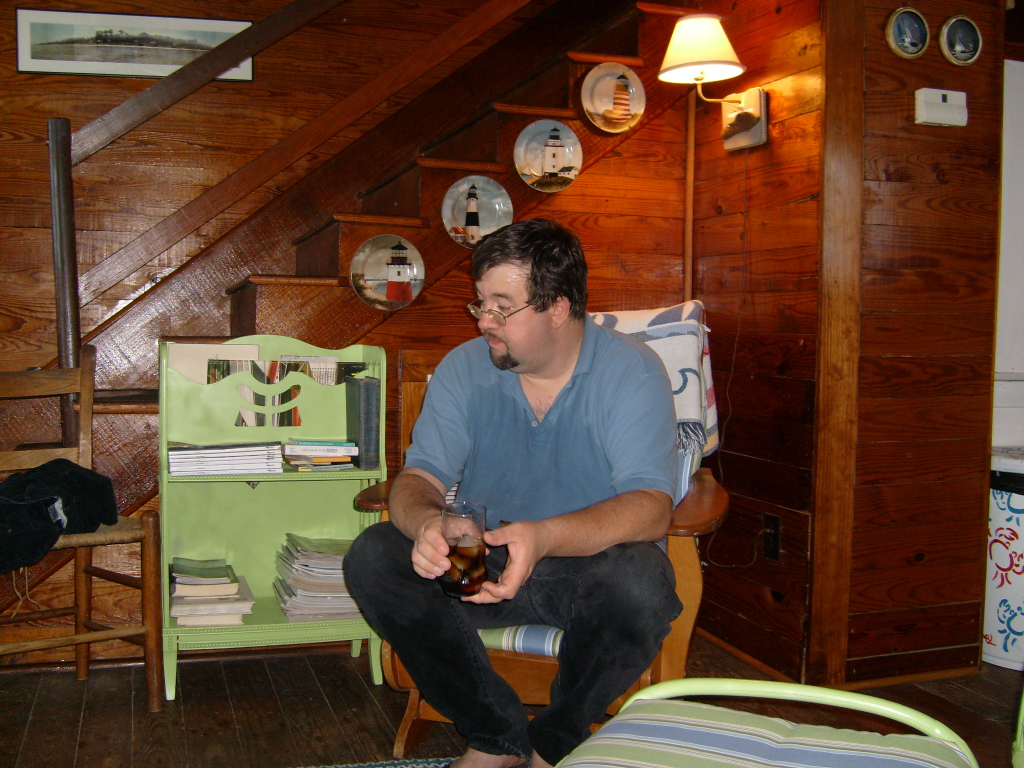
#> input picture scripts/migration/forged_ssot_test.jpg, 3072 x 2304 px (shown at 1/3 size)
$ python eval_pair.py forged_ssot_test.jpg 20230403_04.jpg   (older library calls are emulated)
#> lines starting #> are read from the running program, lines starting #| are printed output that depends on the picture
import cv2
import sys
import json
import os
from skimage.metrics import structural_similarity as ssim

def analyze(proxy_path, master_path):
#> called with proxy_path = 'forged_ssot_test.jpg', master_path = '20230403_04.jpg'
    p_unc = proxy_path
    m_unc = master_path

    if not os.path.exists(p_unc) or not os.path.exists(m_unc):
        print(json.dumps({"error": "File not found"}))
        return

    proxy = cv2.imread(p_unc)
#> proxy is the input picture: shape (2304, 3072, 3); mean B, G, R 46.4, 65.6, 95.9
    master = cv2.imread(m_unc)
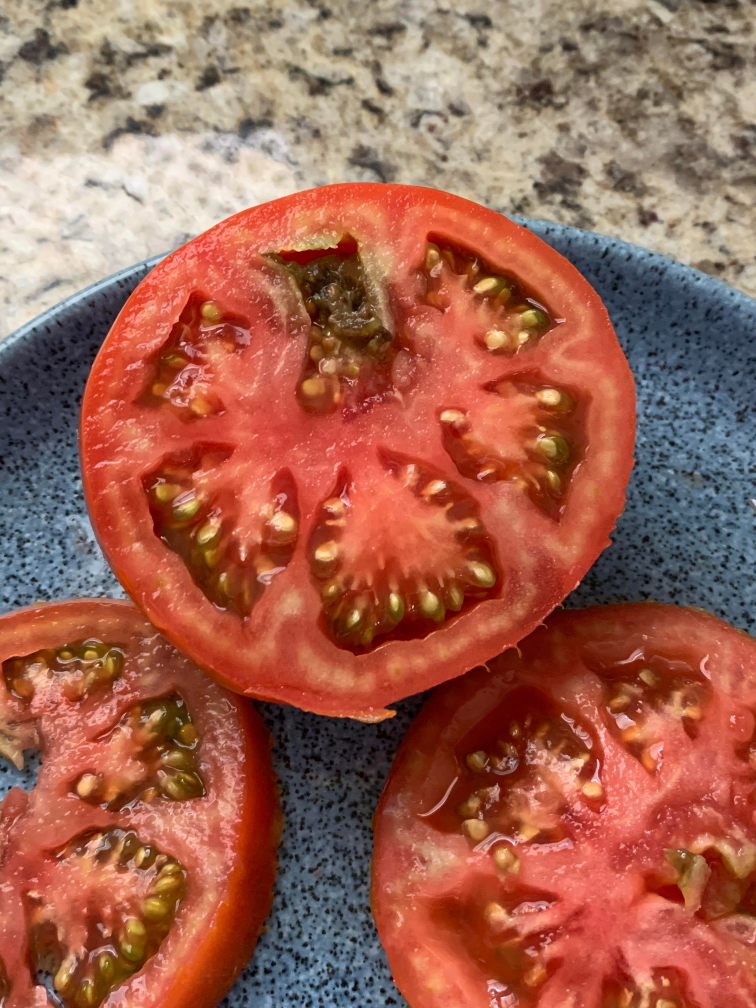
#> input picture scripts/migration/20230403_04.jpg, 3024 x 4032 px (shown at 1/4 size)
#> master is the input picture: shape (4032, 3024, 3); mean B, G, R 81.6, 99.3, 160.5

    if proxy is None or master is None:
        print(json.dumps({"error": "Failed to read image"}))
        return

    p_h, p_w = proxy.shape[:2]
#> p_h = 2304; p_w = 3072

    # Resize master to match proxy exactly for SSIM
    master_resized = cv2.resize(master, (p_w, p_h), interpolation=cv2.INTER_AREA)
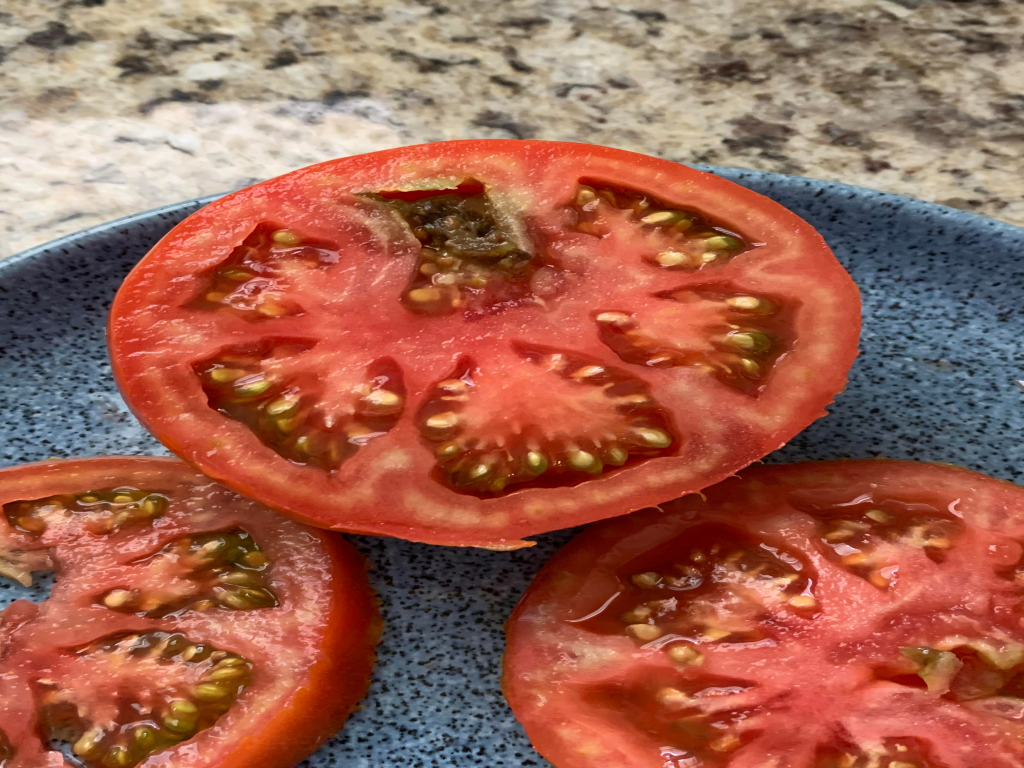
#> master_resized: shape (2304, 3072, 3) (shown at 1/3 size); mean B, G, R 81.5, 99.2, 160.3

    # SSIM
    p_gray = cv2.cvtColor(proxy, cv2.COLOR_BGR2GRAY)
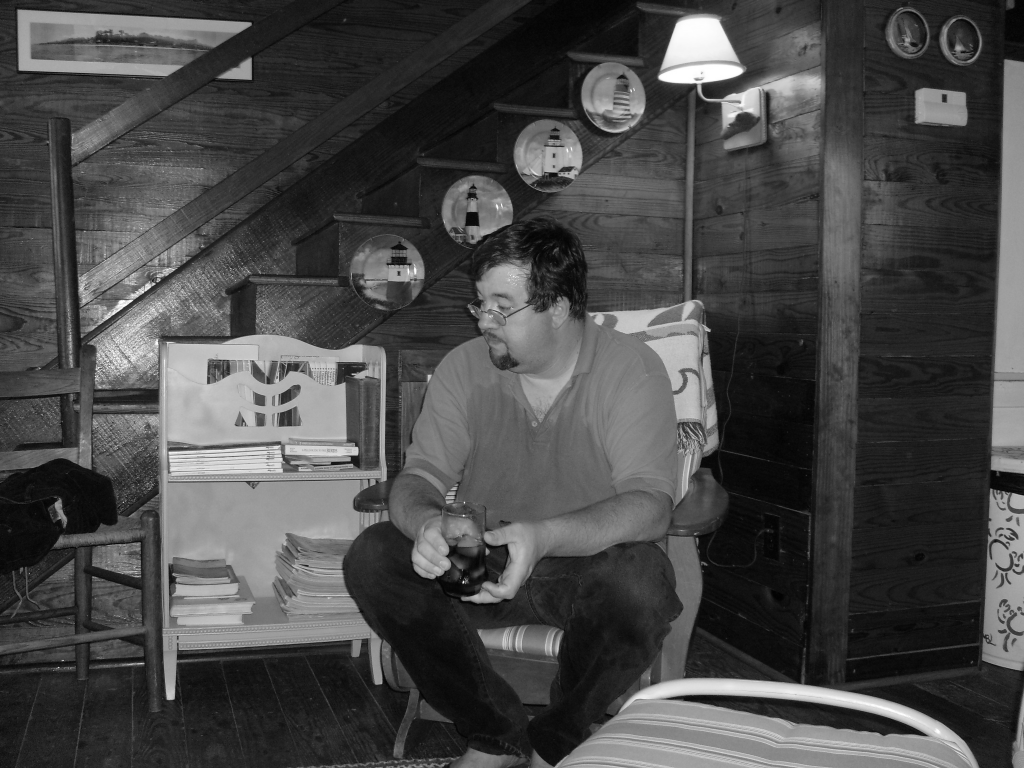
#> p_gray: shape (2304, 3072) (shown at 1/3 size); min 0, max 255, mean 72.5
    m_gray = cv2.cvtColor(master_resized, cv2.COLOR_BGR2GRAY)
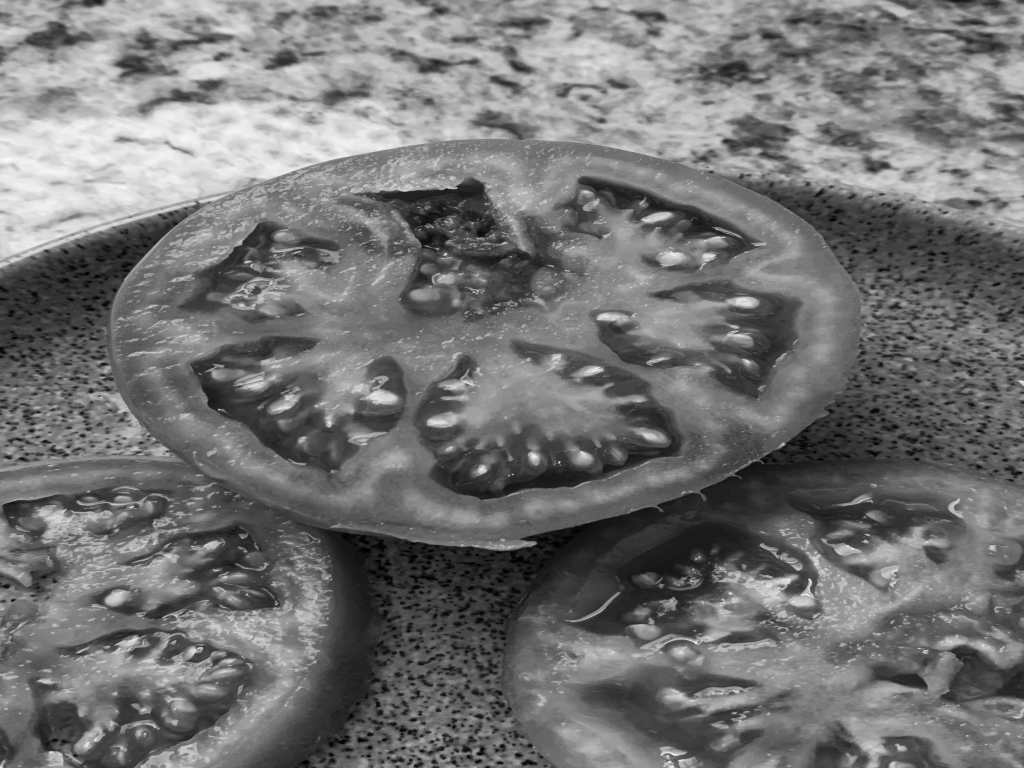
#> m_gray: shape (2304, 3072) (shown at 1/3 size); min 0, max 253, mean 115.5
    score, _ = ssim(p_gray, m_gray, full=True)
#> score = 0.315

    # Saturation Shift (using histogram distance)
    p_hsv = cv2.cvtColor(proxy, cv2.COLOR_BGR2HSV)
#> p_hsv: shape (2304, 3072, 3); mean H, S, V 28.1, 161.5, 99.9
    m_hsv = cv2.cvtColor(master_resized, cv2.COLOR_BGR2HSV)
#> m_hsv: shape (2304, 3072, 3); mean H, S, V 25.2, 136.7, 164.5

    p_hist = cv2.calcHist([p_hsv], [0, 1], None, [50, 60], [0, 180, 0, 256])
    m_hist = cv2.calcHist([m_hsv], [0, 1], None, [50, 60], [0, 180, 0, 256])
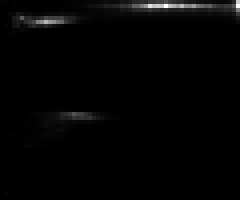
#> m_hist: shape (50, 60) float32 (shown 4 times larger); min 0, max 149673, mean 2359.3; drawn with min black and max white
    cv2.normalize(p_hist, p_hist, 0, 1, cv2.NORM_MINMAX)
    cv2.normalize(m_hist, m_hist, 0, 1, cv2.NORM_MINMAX)

    import numpy as np
    distance = cv2.compareHist(p_hist, m_hist, cv2.HISTCMP_BHATTACHARYYA)
#> distance = 0.533

    is_pillar_boxed = False
    if score < 0.85:
        # Check for pillar boxing using Sobel on X axis
        sobelx = cv2.Sobel(p_gray, cv2.CV_64F, 1, 0, ksize=3)
        sobelx = cv2.convertScaleAbs(sobelx)
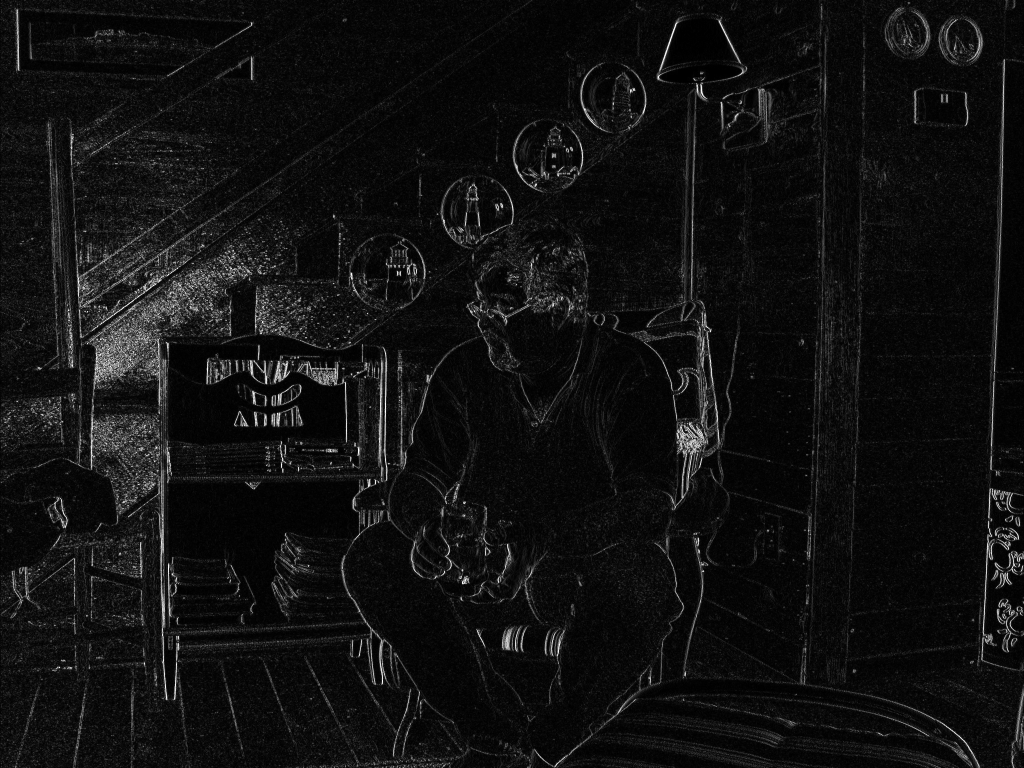
#> sobelx: shape (2304, 3072) (shown at 1/3 size); min 0, max 255, mean 17
        v_proj = np.sum(sobelx, axis=0)
#> v_proj = 3072 values, max 164757 at index 485, min 0 at index 0, mean 39267.9

        mean_proj = np.mean(v_proj)
#> mean_proj = 39267.9
        std_proj = np.std(v_proj)
#> std_proj = 16444.3
        threshold = mean_proj + 3 * std_proj
#> threshold = 88600.8

        # Look for spikes in the 20-40% and 60-80% regions
        left_region = v_proj[int(p_w*0.20):int(p_w*0.40)]
#> left_region = 614 values, max 91029 at index 529, min 27066 at index 408, mean 40974.7
        right_region = v_proj[int(p_w*0.60):int(p_w*0.80)]
#> right_region = 614 values, max 77389 at index 262, min 17442 at index 519, mean 31450.9

        if len(left_region) > 0 and len(right_region) > 0:
            if np.max(left_region) > threshold and np.max(right_region) > threshold:
                is_pillar_boxed = True

    print(json.dumps({
        "ssimScore": round(float(score), 3),
        "satDiff": round(float(distance * 100), 2), # multiply by 100 to make it 0-100 scale for UI
        "proxySize": os.path.getsize(p_unc),
        "masterSize": os.path.getsize(m_unc),
        "proxyPath": proxy_path,
        "masterPath": master_path,
        "proxyDimensions": {"w": p_w, "h": p_h},
        "masterDimensions": {"w": master.shape[1], "h": master.shape[0]},
        "isPillarBoxed": is_pillar_boxed
    }))
#> (printed output is left out)

if __name__ == "__main__":
    if len(sys.argv) < 3:
        print(json.dumps({"error": "Missing args"}))
        sys.exit(1)
    analyze(sys.argv[1], sys.argv[2])
